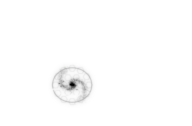
#> input picture Resources/Neural/png/bloom0.png, 192 x 126 px, given in place of mask_i1.png, which was not available
$ python bake_bloom.py ../../Resources/Neural/png
#> lines starting #> are read from the running program, lines starting #| are printed output that depends on the picture; pictures that were not available may be replaced by others from this repository, and a replacement may not be noted
import sys, numpy as np
from PIL import Image
from scipy.ndimage import gaussian_filter, zoom
D = sys.argv[1]
SIG = (3, 9, 24); WT = (0.5, 0.35, 0.25); GAIN = 3.0
for n in ("mask_i1", "mask_i2", "mask_i3", "mask_c", "mask_d"):
    im = Image.open(f"{D}/{n}.png").convert("RGB"); a = np.asarray(im).astype(np.float64) / 255.0
#> after `im = Image.open(f'{D}/{n}.png').convert('RGB')`:
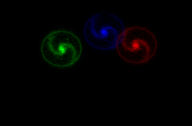
#> im: PIL image 192x126 RGB; mean R, G, B 1.9, 1.9, 1.9
    H, W = a.shape[:2]; sc = W / 1280.0
#> after `H, W = a.shape[:2]`: H = 126; W = 192
#> after `sc = W / 1280.0`: sc = 0.15
    out = np.zeros_like(a)
    for s, w in zip(SIG, WT):
        out += w * np.stack([gaussian_filter(a[..., c], s * sc) for c in range(3)], -1)
#> this loop made 3 passes
#> pass 1, `out += w * np.stack([gaussian_filter(a[..., c], s * sc) for c in range..`:
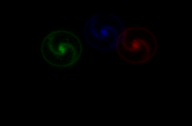
#> out: shape (126, 192, 3) float64; mean R, G, B 0.00372, 0.00379, 0.00365
    out /= sum(WT)
    small = np.stack([zoom(out[..., c], 0.25, order=1) for c in range(3)], -1)
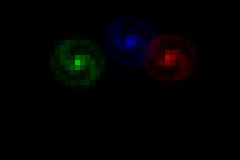
#> small: shape (32, 48, 3) float64 (shown 5 times larger); mean R, G, B 0.00726, 0.00719, 0.00715
    Image.fromarray((np.clip(small * GAIN, 0, 1) * 255).astype(np.uint8)).save(f"{D}/bloom_{n[5:]}.png")
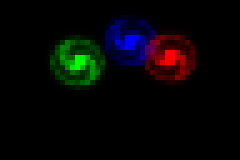
#> saved as bloom_i1.png: PIL image 48x32 RGB (shown 5 times larger); mean R, G, B 5.2, 5.1, 5.1
    print("bloom", n, small.shape)
#| bloom mask_i1 (32, 48, 3)
#> (the run stopped early here; a loop or call above may not have finished)
